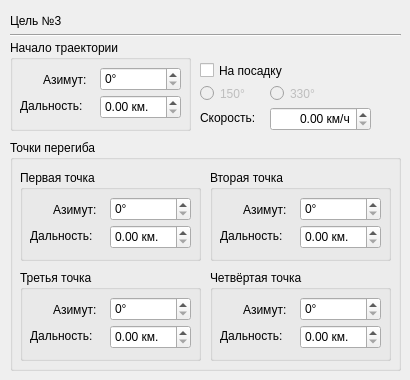
     <widget class="QWidget" name="Target3">
      <widget class="QLabel" name="label_3">
       <property name="geometry">
        <rect>
         <x>10</x>
         <y>10</y>
         <width>91</width>
         <height>21</height>
        </rect>
       </property>
       <property name="text">
        <string>Цель №3</string>
       </property>
      </widget>
      <widget class="QGroupBox" name="TargetExtremums_3">
       <property name="geometry">
        <rect>
         <x>10</x>
         <y>140</y>
         <width>391</width>
         <height>231</height>
        </rect>
       </property>
       <property name="title">
        <string>Точки перегиба</string>
       </property>
       <widget class="QGroupBox" name="TargetExtremumFirst_3">
        <property name="geometry">
         <rect>
          <x>10</x>
          <y>30</y>
          <width>181</width>
          <height>91</height>
         </rect>
        </property>
        <property name="title">
         <string>Первая точка</string>
        </property>
        <widget class="QLabel" name="LabelTargetAzimuthFinish_9">
         <property name="geometry">
          <rect>
           <x>33</x>
           <y>32</y>
           <width>57</width>
           <height>15</height>
          </rect>
         </property>
         <property name="text">
          <string>Азимут:</string>
         </property>
        </widget>
        <widget class="QSpinBox" name="TargetAzimuthExtremumFirst_3">
         <property name="geometry">
          <rect>
           <x>90</x>
           <y>27</y>
           <width>81</width>
           <height>24</height>
          </rect>
         </property>
         <property name="suffix">
          <string>°</string>
         </property>
        </widget>
        <widget class="QLabel" name="LabelTargetRangeFinish_9">
         <property name="geometry">
          <rect>
           <x>10</x>
           <y>58</y>
           <width>71</width>
           <height>16</height>
          </rect>
         </property>
         <property name="text">
          <string>Дальность:</string>
         </property>
        </widget>
        <widget class="QDoubleSpinBox" name="TargetRangeExtremumFirst_3">
         <property name="geometry">
          <rect>
           <x>90</x>
           <y>55</y>
           <width>81</width>
           <height>24</height>
          </rect>
         </property>
         <property name="suffix">
          <string> км.</string>
         </property>
        </widget>
       </widget>
       <widget class="QGroupBox" name="TargetExtremumSecond_3">
        <property name="geometry">
         <rect>
          <x>200</x>
          <y>30</y>
          <width>181</width>
          <height>91</height>
         </rect>
        </property>
        <property name="title">
         <string>Вторая точка</string>
        </property>
        <widget class="QLabel" name="LabelTargetAzimuthFinish_10">
         <property name="geometry">
          <rect>
           <x>33</x>
           <y>32</y>
           <width>57</width>
           <height>15</height>
          </rect>
         </property>
         <property name="text">
          <string>Азимут:</string>
         </property>
        </widget>
        <widget class="QSpinBox" name="TargetAzimuthExtremumSecond_3">
         <property name="geometry">
          <rect>
           <x>90</x>
           <y>27</y>
           <width>81</width>
           <height>24</height>
          </rect>
         </property>
         <property name="suffix">
          <string>°</string>
         </property>
        </widget>
        <widget class="QLabel" name="LabelTargetRangeFinish_10">
         <property name="geometry">
          <rect>
           <x>10</x>
           <y>58</y>
           <width>71</width>
           <height>16</height>
          </rect>
         </property>
         <property name="text">
          <string>Дальность:</string>
         </property>
        </widget>
        <widget class="QDoubleSpinBox" name="TargetRangeExtremumSecond_3">
         <property name="geometry">
          <rect>
           <x>90</x>
           <y>55</y>
           <width>81</width>
           <height>24</height>
          </rect>
         </property>
         <property name="suffix">
          <string> км.</string>
         </property>
        </widget>
       </widget>
       <widget class="QGroupBox" name="TargetExtremumThird_3">
        <property name="geometry">
         <rect>
          <x>10</x>
          <y>130</y>
          <width>181</width>
          <height>91</height>
         </rect>
        </property>
        <property name="title">
         <string>Третья точка</string>
        </property>
        <widget class="QLabel" name="LabelTargetAzimuthFinish_11">
         <property name="geometry">
          <rect>
           <x>33</x>
           <y>32</y>
           <width>57</width>
           <height>15</height>
          </rect>
         </property>
         <property name="text">
          <string>Азимут:</string>
         </property>
        </widget>
        <widget class="QSpinBox" name="TargetAzimuthExtremumThird_3">
         <property name="geometry">
          <rect>
           <x>90</x>
           <y>27</y>
           <width>81</width>
           <height>24</height>
          </rect>
         </property>
         <property name="suffix">
          <string>°</string>
         </property>
        </widget>
        <widget class="QLabel" name="LabelTargetRangeFinish_11">
         <property name="geometry">
          <rect>
           <x>10</x>
           <y>58</y>
           <width>71</width>
           <height>16</height>
          </rect>
         </property>
         <property name="text">
          <string>Дальность:</string>
         </property>
        </widget>
        <widget class="QDoubleSpinBox" name="TargetRangeExtremumThird_3">
         <property name="geometry">
          <rect>
           <x>90</x>
           <y>55</y>
           <width>81</width>
           <height>24</height>
          </rect>
         </property>
         <property name="suffix">
          <string> км.</string>
         </property>
        </widget>
       </widget>
       <widget class="QGroupBox" name="TargetExtremumFourth_3">
        <property name="geometry">
         <rect>
          <x>200</x>
          <y>130</y>
          <width>181</width>
          <height>91</height>
         </rect>
        </property>
        <property name="title">
         <string>Четвёртая точка</string>
        </property>
        <widget class="QLabel" name="LabelTargetAzimuthFinish_12">
         <property name="geometry">
          <rect>
           <x>33</x>
           <y>32</y>
           <width>57</width>
           <height>15</height>
          </rect>
         </property>
         <property name="text">
          <string>Азимут:</string>
         </property>
        </widget>
        <widget class="QSpinBox" name="TargetAzimuthExtremumFourth_3">
         <property name="geometry">
          <rect>
           <x>90</x>
           <y>27</y>
           <width>81</width>
           <height>24</height>
          </rect>
         </property>
         <property name="suffix">
          <string>°</string>
         </property>
        </widget>
        <widget class="QLabel" name="LabelTargetRangeFinish_12">
         <property name="geometry">
          <rect>
           <x>10</x>
           <y>58</y>
           <width>71</width>
           <height>16</height>
          </rect>
         </property>
         <property name="text">
          <string>Дальность:</string>
         </property>
        </widget>
        <widget class="QDoubleSpinBox" name="TargetRangeExtremumFourth_3">
         <property name="geometry">
          <rect>
           <x>90</x>
           <y>55</y>
           <width>81</width>
           <height>24</height>
          </rect>
         </property>
         <property name="suffix">
          <string> км.</string>
         </property>
        </widget>
       </widget>
      </widget>
      <widget class="QCheckBox" name="TargetGoHome_3">
       <property name="geometry">
        <rect>
         <x>200</x>
         <y>60</y>
         <width>91</width>
         <height>21</height>
        </rect>
       </property>
       <property name="text">
        <string>На посадку</string>
       </property>
      </widget>
      <widget class="QGroupBox" name="TargetStart_3">
       <property name="geometry">
        <rect>
         <x>10</x>
         <y>40</y>
         <width>181</width>
         <height>91</height>
        </rect>
       </property>
       <property name="title">
        <string>Начало траектории</string>
       </property>
       <widget class="QLabel" name="LabelTargetAzimuthStart_3">
        <property name="geometry">
         <rect>
          <x>33</x>
          <y>32</y>
          <width>57</width>
          <height>15</height>
         </rect>
        </property>
        <property name="text">
         <string>Азимут:</string>
        </property>
       </widget>
       <widget class="QSpinBox" name="TargetAzimuthStart_3">
        <property name="geometry">
         <rect>
          <x>90</x>
          <y>27</y>
          <width>81</width>
          <height>24</height>
         </rect>
        </property>
        <property name="suffix">
         <string>°</string>
        </property>
       </widget>
       <widget class="QLabel" name="LabelTargetRangeStart_3">
        <property name="geometry">
         <rect>
          <x>10</x>
          <y>58</y>
          <width>71</width>
          <height>16</height>
         </rect>
        </property>
        <property name="text">
         <string>Дальность:</string>
        </property>
       </widget>
       <widget class="QDoubleSpinBox" name="TargetRangeStart_3">
        <property name="geometry">
         <rect>
          <x>90</x>
          <y>55</y>
          <width>81</width>
          <height>24</height>
         </rect>
        </property>
        <property name="suffix">
         <string> км.</string>
        </property>
       </widget>
      </widget>
      <widget class="Line" name="line_3">
       <property name="geometry">
        <rect>
         <x>10</x>
         <y>27</y>
         <width>391</width>
         <height>16</height>
        </rect>
       </property>
       <property name="orientation">
        <enum>Qt::Horizontal</enum>
       </property>
      </widget>
      <widget class="QDoubleSpinBox" name="TargetSpeed_3">
       <property name="geometry">
        <rect>
         <x>270</x>
         <y>107</y>
         <width>101</width>
         <height>24</height>
        </rect>
       </property>
       <property name="alignment">
        <set>Qt::AlignRight|Qt::AlignTrailing|Qt::AlignVCenter</set>
       </property>
       <property name="suffix">
        <string> км/ч</string>
       </property>
      </widget>
      <widget class="QLabel" name="LabelSpeedTarget_3">
       <property name="geometry">
        <rect>
         <x>200</x>
         <y>110</y>
         <width>71</width>
         <height>16</height>
        </rect>
       </property>
       <property name="text">
        <string>Скорость:</string>
       </property>
      </widget>
      <widget class="QRadioButton" name="TargetGoHome150_3">
       <property name="enabled">
        <bool>false</bool>
       </property>
       <property name="geometry">
        <rect>
         <x>200</x>
         <y>83</y>
         <width>51</width>
         <height>21</height>
        </rect>
       </property>
       <property name="text">
        <string>150°</string>
       </property>
      </widget>
      <widget class="QRadioButton" name="TargetGoHome330_3">
       <property name="enabled">
        <bool>false</bool>
       </property>
       <property name="geometry">
        <rect>
         <x>270</x>
         <y>83</y>
         <width>51</width>
         <height>21</height>
        </rect>
       </property>
       <property name="text">
        <string>330°</string>
       </property>
      </widget>
     </widget>
